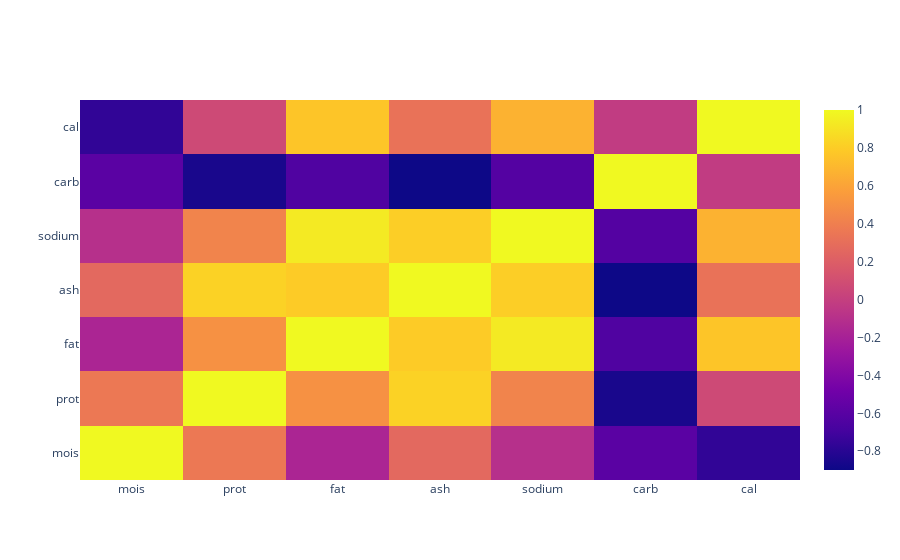

This figure's notebook cell:
### Code cell
cor = df_valores.corr()
fig = go.Figure(go.Heatmap(x=cor.columns,y=cor.index,z=cor.values))
fig.show()

### Figure 1 — Plotly figure (JSON) as saved in the notebook; plotly's stock layout.template omitted (floating-point values rounded to 4 significant figures)
{"data": [{"type": "heatmap", "x": ["mois", "prot", "fat", "ash", "sodium", "carb", "cal"], "y": ["mois", "prot", "fat", "ash", "sodium", "carb", "cal"], "z": [[1, 0.3602, -0.1713, 0.2656, -0.1023, -0.5918, -0.7644], [0.3602, 1, 0.498, 0.8238, 0.4291, -0.8535, 0.07026], [-0.1713, 0.498, 1, 0.7916, 0.9333, -0.6402, 0.7646], [0.2656, 0.8238, 0.7916, 1, 0.8081, -0.899, 0.3265], [-0.1023, 0.4291, 0.9333, 0.8081, 1, -0.6202, 0.672], [-0.5918, -0.8535, -0.6402, -0.899, -0.6202, 1, -0.02348], [-0.7644, 0.07026, 0.7646, 0.3265, 0.672, -0.02348, 1]]}], "layout": {}}
